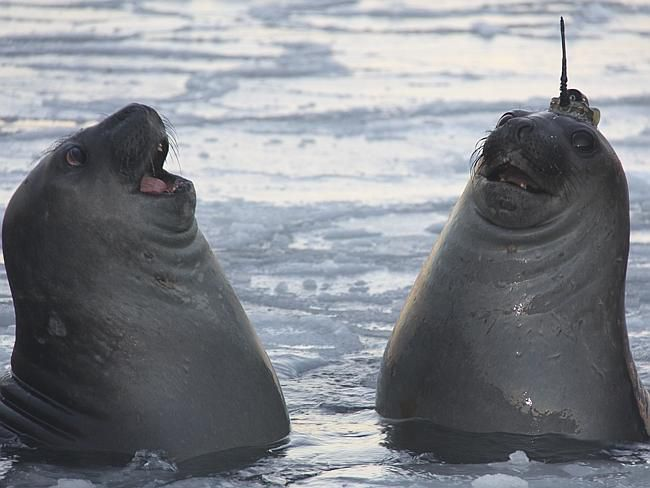
//> input picture software/datalogger.jpg, 650 x 488 px
$ ./sw_only   (built with g++ and OpenCV 4)
//> lines starting //> are read from the running program, lines starting //| are printed output that depends on the picture
#include <stdio.h>
#include <time.h>
#include <stdlib.h>
#include <fcntl.h>
#include <sys/mman.h>

#include <iostream>
#include "opencv2/opencv.hpp"

timespec diff(timespec start, timespec end);

int main()
{

        struct timespec time1,time2;

	cv::Mat inFrame;
	inFrame = cv::imread("datalogger.jpg");
//> inFrame is the input picture: 488 rows x 650 cols, CV_8UC3; mean B, G, R 138.2, 132.6, 129.4

	cv::Mat x_sobel;
	cv::Mat y_sobel;
	cv::Mat outFrame;

	cvtColor(inFrame, inFrame, CV_RGB2GRAY);
//> inFrame: 488 rows x 650 cols, CV_8UC1
	inFrame.convertTo(inFrame, CV_8U);

        clock_gettime(CLOCK_REALTIME, &time1);

	cv::Sobel(inFrame, x_sobel, CV_8U, 1, 0, 3);
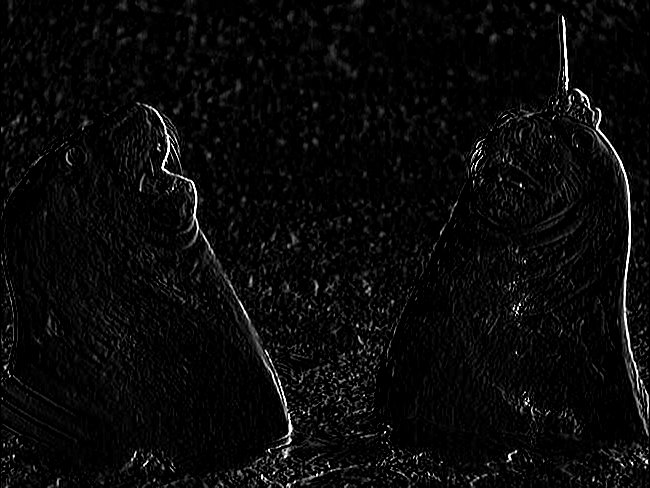
//> x_sobel: 488 rows x 650 cols, CV_8UC1; min 0, max 255, mean 9.5
	cv::Sobel(x_sobel, y_sobel, CV_8U, 0, 1, 3);
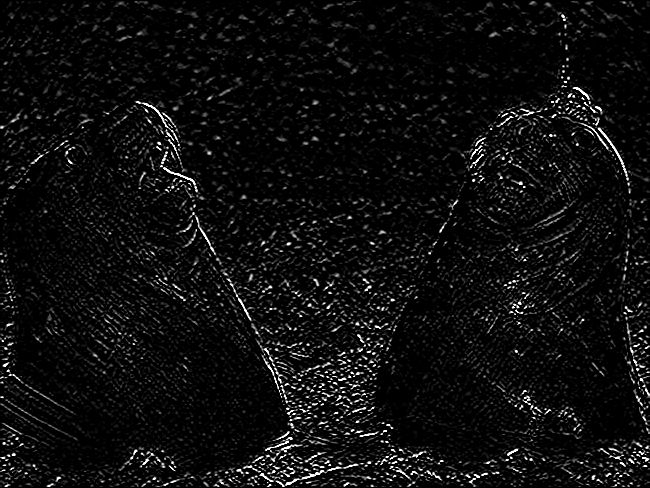
//> y_sobel: 488 rows x 650 cols, CV_8UC1; min 0, max 255, mean 14.1

        clock_gettime(CLOCK_REALTIME, &time2);
        std::cout << diff(time1, time2).tv_sec << ":" << diff(time1, time2).tv_nsec << std::endl;

	cv::imshow("output", y_sobel);

while(1)
{


        if (cv::waitKey(30) == 27) //wait for 'esc' key press for 30ms. If 'esc' key is pressed, break loop
//> the Esc key is pressed
       {
            break;
       }
}

	return 0;
}

timespec diff(timespec start, timespec end)
{
    timespec temp;
    if ((end.tv_nsec-start.tv_nsec)<0) {
        temp.tv_sec = end.tv_sec-start.tv_sec-1;
        temp.tv_nsec = 1000000000+end.tv_nsec-start.tv_nsec;
    } else {
        temp.tv_sec = end.tv_sec-start.tv_sec;
        temp.tv_nsec = end.tv_nsec-start.tv_nsec;
    }
    return temp;
}
